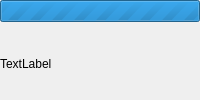
<?xml version="1.0" encoding="UTF-8"?>
<ui version="4.0">
 <class>RestoreFinal</class>
 <widget class="QWizardPage" name="RestoreFinal">
  <property name="title">
   <string>Restoring the Backup</string>
  </property>
  <property name="subTitle">
   <string>Please wait while the backup is being restored</string>
  </property>
  <layout class="QVBoxLayout" name="verticalLayout">
   <property name="margin">
    <number>0</number>
   </property>
   <item>
    <widget class="QProgressBar" name="m_progressBar">
     <property name="maximum">
      <number>0</number>
     </property>
     <property name="value">
      <number>26132</number>
     </property>
    </widget>
   </item>
   <item>
    <layout class="QHBoxLayout" name="horizontalLayout">
     <item>
      <widget class="QLabel" name="m_status">
       <property name="text">
        <string comment="KDE::DoNotExtract">TextLabel</string>
       </property>
      </widget>
     </item>
    </layout>
   </item>
  </layout>
 </widget>
 <resources/>
 <connections/>
</ui>
